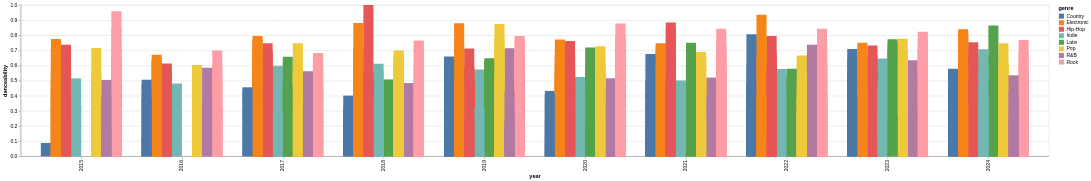

Notebook code cell kept with this figure:
### Code cell
alt.Chart(music_streams).mark_bar().encode(
    x="year:N",
    y="danceability:Q",
    xOffset="genre:N",
    color="genre:N",
     tooltip=['genre:N', 'count():Q']
)

### Figure 1 — Vega-Lite specification as saved in the notebook (floating-point values rounded to 4 significant figures; data arrays with more than 128 entries replaced by an {"elided": "..."} marker saying what was removed)
{"config": {"view": {"continuousWidth": 300, "continuousHeight": 300}}, "data": {"name": "data-34e143bbb05bb0d9285b6336a993b4d6"}, "mark": {"type": "bar"}, "encoding": {"color": {"field": "genre", "type": "nominal"}, "tooltip": [{"field": "genre", "type": "nominal"}, {"aggregate": "count", "type": "quantitative"}], "x": {"field": "year", "type": "nominal"}, "xOffset": {"field": "genre", "type": "nominal"}, "y": {"field": "danceability", "type": "quantitative"}}, "$schema": "https://vega.github.io/schema/vega-lite/v5.20.1.json", "datasets": {"data-34e143bbb05bb0d9285b6336a993b4d6": {"elided": "1200 records"}}}
